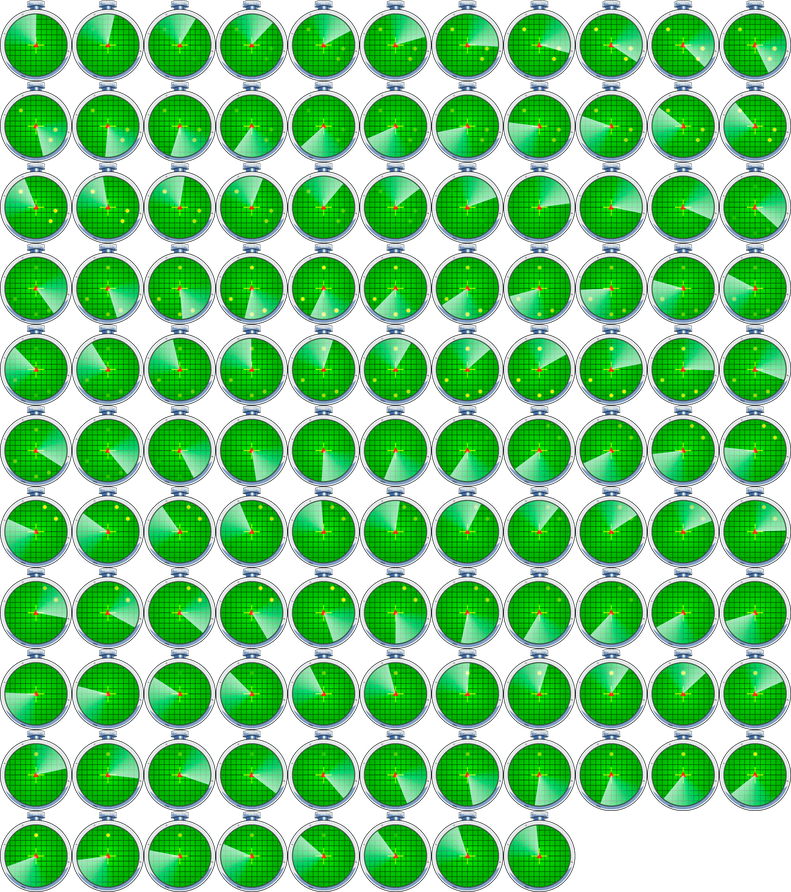
#> input picture port/tbo/ui/radar.png, 791 x 892 px, shrunk from 2420 x 2728 before the run
$ python title_logo.py ../tbo/ui/radar.png ../tbo/ui/radar.png
#> lines starting #> are read from the running program, lines starting #| are printed output that depends on the picture; after the words box and inside, x2 and y2 are one past the last pixel; in counts of white or black regions, pixels touching at a corner belong together
"""The title screen's logo from a picture on a white canvas (port/assets/title/logo.png).

The white connected to the picture's borders becomes transparent; the anti-aliased ramp of the logo's outer outline
becomes alpha with the outline's own colour (so no white fringe is left), white enclosed by the outline stays; the
blank canvas around it is cropped. Needs Pillow and numpy.

    python port/tools/title_logo.py custom_logo.webp port/assets/title/logo.png
"""
import sys
from collections import deque

import numpy as np
from PIL import Image

REACH = 48.0  # the flood from the borders goes through anything lighter: the whole ramp, not the outline's core


def cut(rgb):
    h, w, _ = rgb.shape
    lum = rgb @ np.array([0.299, 0.587, 0.114], np.float32)
    white = float(np.median(np.concatenate([lum[0], lum[-1], lum[:, 0], lum[:, -1]])))  # the canvas
    light = lum > REACH
    bg = np.zeros((h, w), bool)
    q = deque()
    for y, x in [(y, x) for x in range(w) for y in (0, h - 1)] + [(y, x) for y in range(h) for x in (0, w - 1)]:
        if light[y, x] and not bg[y, x]:
            bg[y, x] = True
            q.append((y, x))
    while q:
        y, x = q.popleft()
        for ny, nx in ((y + 1, x), (y - 1, x), (y, x + 1), (y, x - 1)):
            if 0 <= ny < h and 0 <= nx < w and light[ny, nx] and not bg[ny, nx]:
                bg[ny, nx] = True
                q.append((ny, nx))
    # In the flooded part a pixel is the outline (dark) over the canvas: its coverage from its lightness. The darkest
    # flooded pixels' level is taken as the outline's.
    black = float(np.percentile(lum[~bg], 2)) if (~bg).any() else 0.0
    top = white - 4.0  # (the canvas's own noise counts as clear)
    alpha = np.where(bg, np.clip((top - lum) / (top - black), 0.0, 1.0), 1.0)
    out = rgb.copy()
    ramp = bg & (alpha > 0)
    for c in range(3):
        ch = out[..., c]
        un = (ch - (1.0 - alpha) * white) / np.maximum(alpha, 1e-3)  # the canvas's share taken out
        ch[ramp] = np.clip(un[ramp], 0, 255)
        ch[bg & (alpha == 0)] = 0  # clear pixels black: filtering brings in no white
    return out, alpha, white, bg.mean()


def main():
    src, dst = sys.argv[1], sys.argv[2]
    rgb = np.asarray(Image.open(src).convert("RGB")).astype(np.float32)
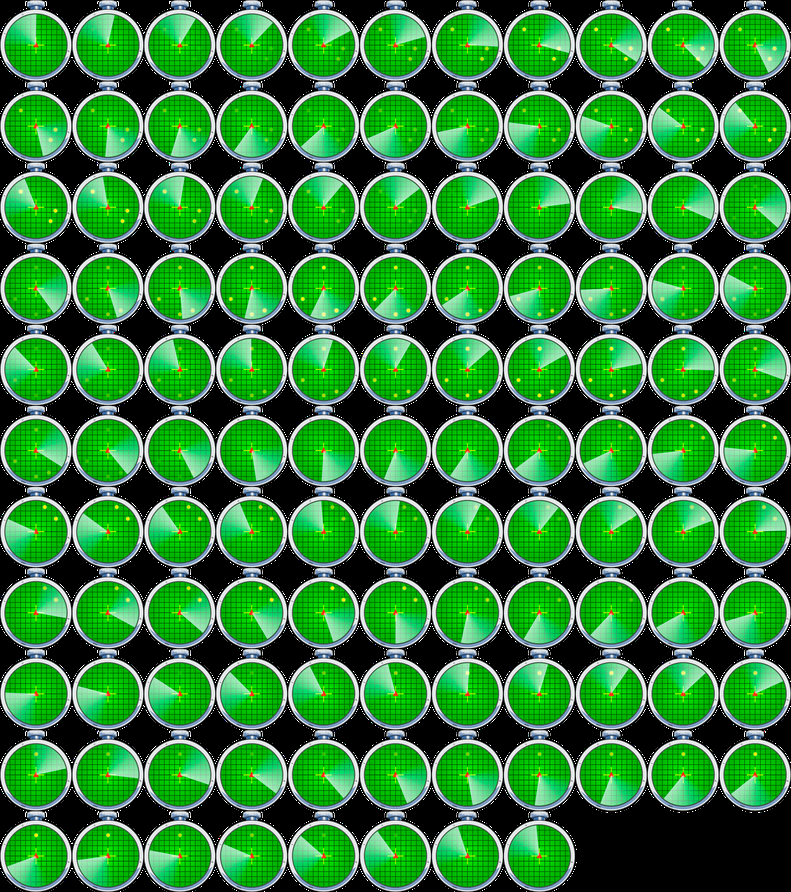
#> rgb: shape (892, 791, 3) float32; mean R, G, B 46, 127.8, 54.5
    out, alpha, white, flooded = cut(rgb)
#> in cut, `lum = rgb @ np.array([0.299, 0.587, 0.114], np.float32)`:
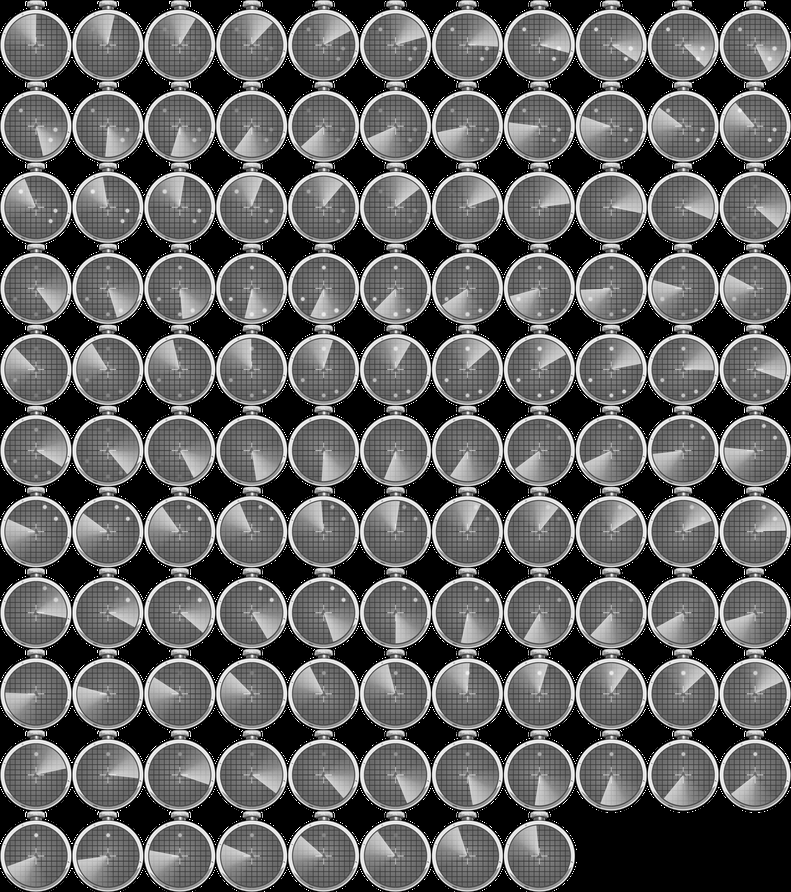
#> lum: shape (892, 791) float32; min 0, max 255, mean 95
#> in cut, `white = float(np.median(np.concatenate([lum[0], lum[-1], lum[:, 0], lu..`: white = 0
#> in cut, `light = lum > REACH`:
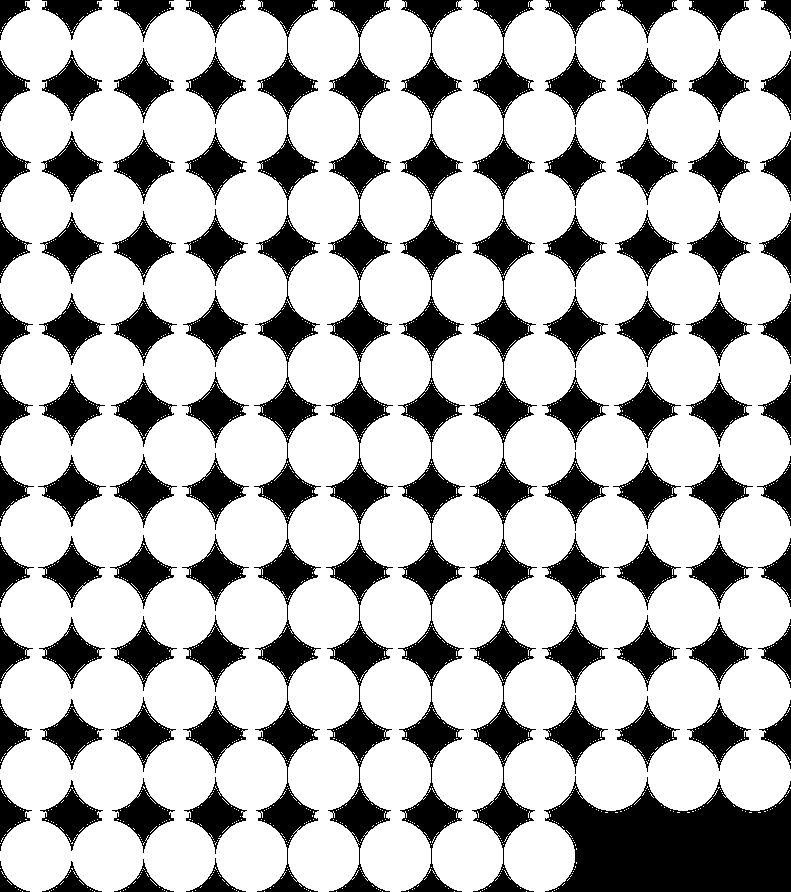
#> light: shape (892, 791) bool; 71.3% white; 93 black regions, largest, box (x1, y1, x2, y2) and area: (544, 776, 791, 892) 20108, (254, 0, 321, 892) 17251, (398, 0, 465, 892) 17223
#> after the loop in cut, `for y, x in [(y, x) for x in range(w) for y in (0, h - 1)] + [(y, x) f..`:
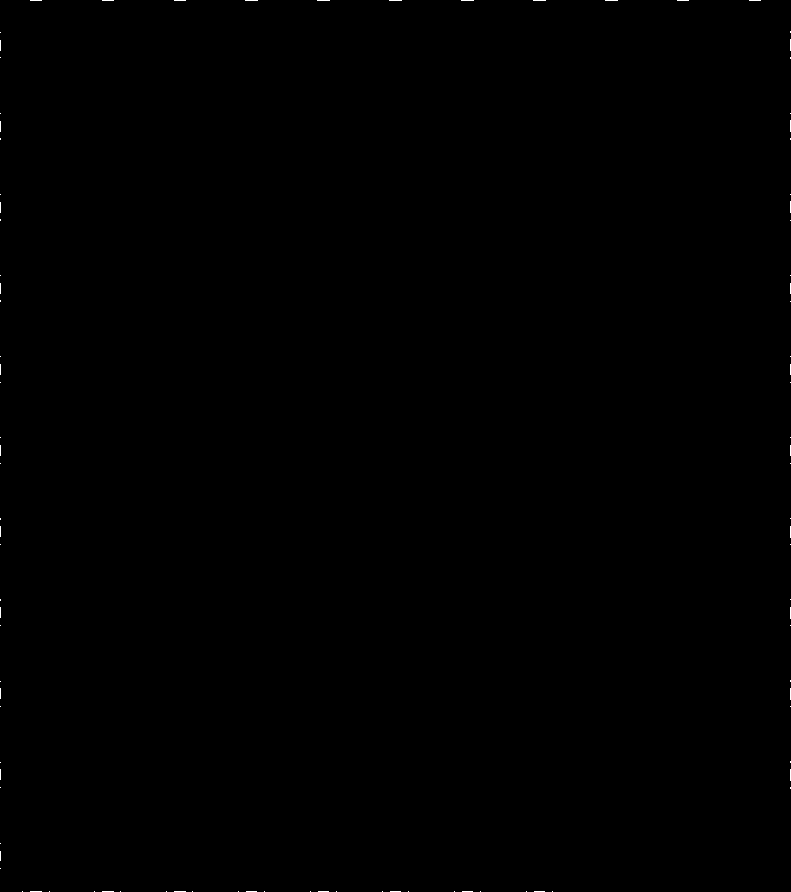
#> bg: shape (892, 791) bool; 0.08% white in thin lines or dots
#> the loop in cut, `while q:` made 495006 passes
#> (y, x) on passes 1 to 3: (891, 22), (0, 30), (891, 30)
#> after the loop in cut, `while q:`:
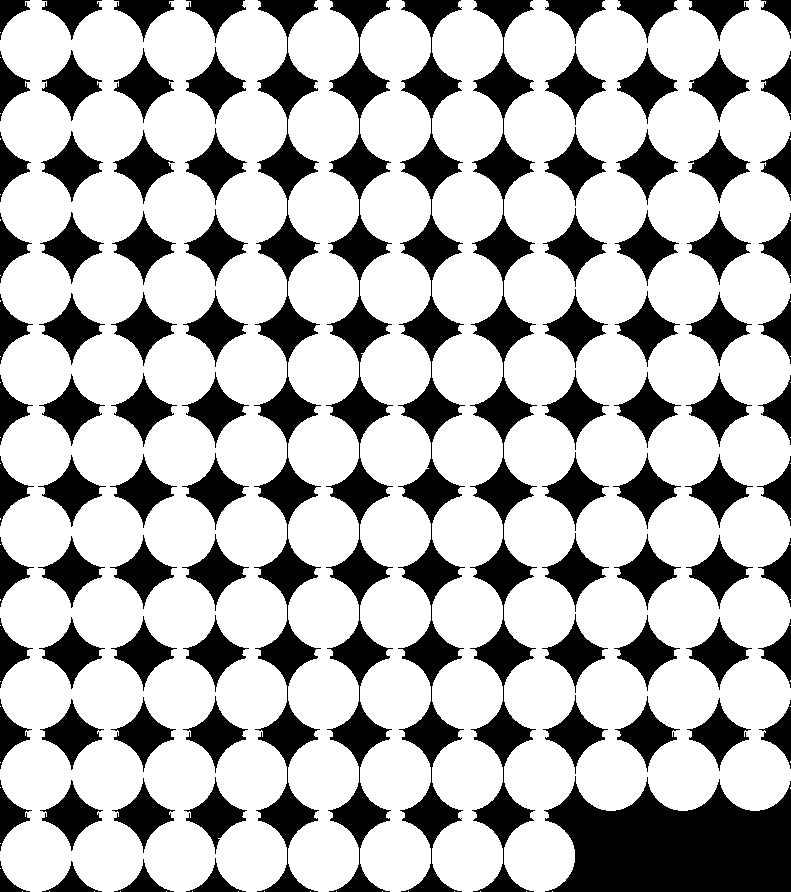
#> bg: shape (892, 791) bool; 70.2% white; 93 black regions, largest, box (x1, y1, x2, y2) and area: (544, 776, 791, 892) 20282, (254, 0, 321, 892) 18042, (326, 0, 393, 892) 18041
#> in cut, `top = white - 4.0  # (the canvas's own noise counts as clear)`: top = -4
#> in cut, `alpha = np.where(bg, np.clip((top - lum) / (top - black), 0.0, 1.0), 1..`: alpha: shape (892, 791) float32; every value is 1
#> the loop in cut, `for c in range(3):` made 3 passes
#> pass 3, in cut, `ch = out[..., c]`:
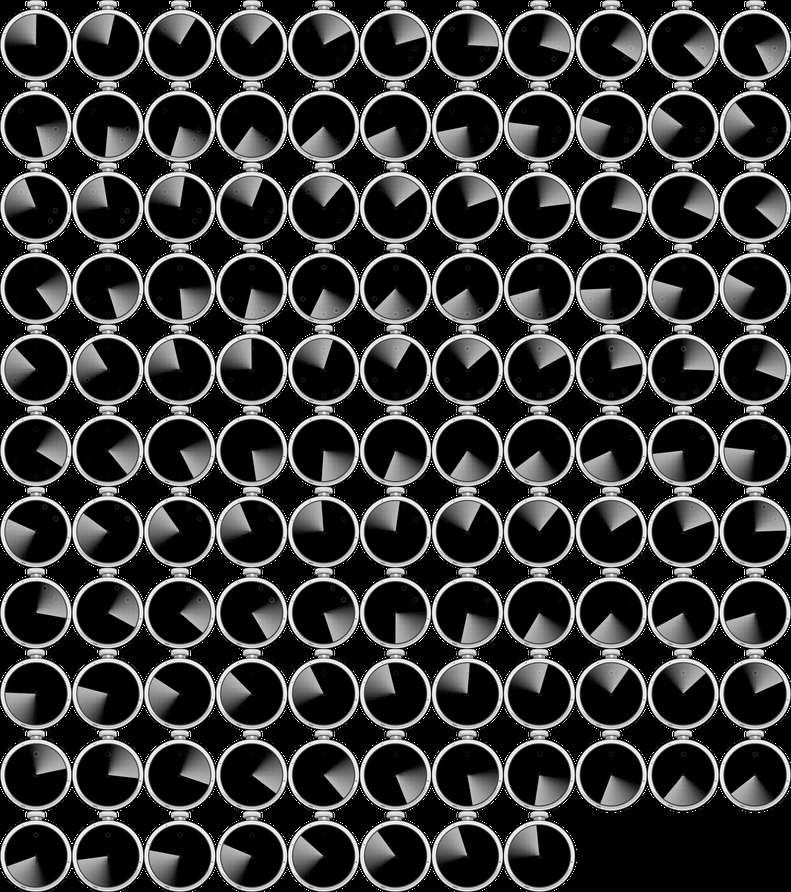
#> ch: shape (892, 791) float32; min 0, max 255, mean 54.5
#> white = 0; flooded = 0.702
    ys, xs = np.nonzero(alpha > 0.02)
    m = 4
    h, w = alpha.shape
#> h = 892; w = 791
    x0, x1 = max(xs.min() - m, 0), min(xs.max() + 1 + m, w)
#> x0 = 0; x1 = 791
    y0, y1 = max(ys.min() - m, 0), min(ys.max() + 1 + m, h)
#> y0 = 0; y1 = 892
    rgba = np.dstack([out, alpha * 255.0])[y0:y1, x0:x1]
    Image.fromarray(np.round(rgba).astype(np.uint8), "RGBA").save(dst, optimize=True)
    print(f"{dst}: {x1 - x0} x {y1 - y0} (from {x0}, {y0}); canvas {white:.0f}, {flooded * 100:.1f}% cleared")
#| ../tbo/ui/radar.png: 791 x 892 (from 0, 0); canvas 0, 70.2% cleared


if __name__ == "__main__":
    main()
